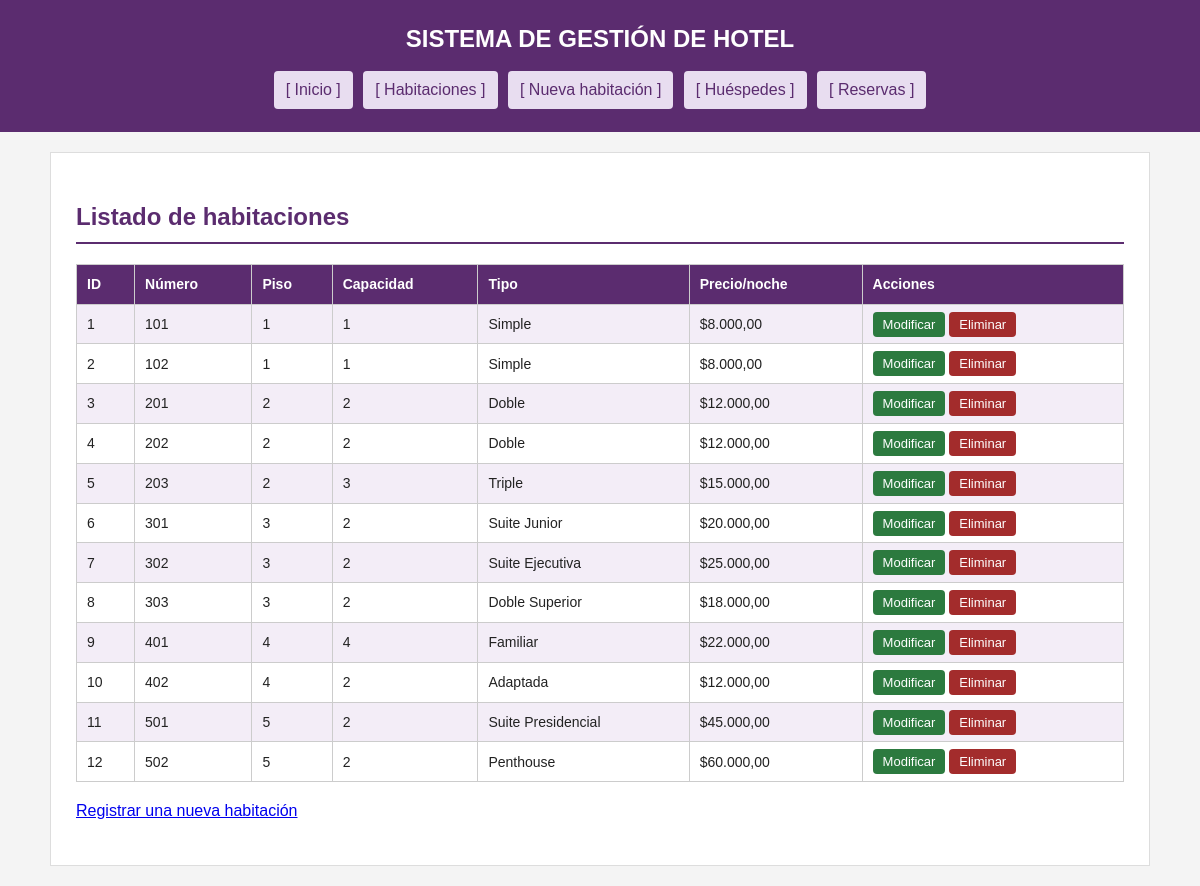
Screenshot of /aplicacion/habitacion/listar.php with the database file from the repository.
### tables this page shows
CREATE TABLE `habitacion` (
  `id_habitacion` int(11) NOT NULL AUTO_INCREMENT,
  `numero` varchar(10) NOT NULL,
  `piso` int(11) NOT NULL,
  `capacidad` int(11) NOT NULL,
  `id_tipo` int(11) NOT NULL,
  `precio_noche` decimal(10,2) NOT NULL,
  PRIMARY KEY (`id_habitacion`),
  UNIQUE KEY `numero` (`numero`),
  KEY `fk_habitacion_tipo` (`id_tipo`),
  CONSTRAINT `fk_habitacion_tipo` FOREIGN KEY (`id_tipo`) REFERENCES `tipo_habitacion` (`id_tipo`)
);

CREATE TABLE `tipo_habitacion` (
  `id_tipo` int(11) NOT NULL AUTO_INCREMENT,
  `nombre` varchar(80) NOT NULL,
  `descripcion` text DEFAULT NULL,
  PRIMARY KEY (`id_tipo`)
);

### aplicacion/habitacion/listar.php (the view, shortened to what this page needs)
<?php
require_once "../conexion.php";
$sql = "SELECT
            h.id_habitacion,
            h.numero,
            h.piso,
            h.capacidad,
            h.precio_noche,
            th.nombre AS tipo
        FROM habitacion h
        INNER JOIN tipo_habitacion th ON h.id_tipo = th.id_tipo
        ORDER BY h.numero";
$stmt = $pdo->query($sql);
$habitaciones = $stmt->fetchAll();
?>
<!DOCTYPE html>
<html lang="es">
<head>
    <link rel="stylesheet" href="../css/estilos.css">
</head>
<body>
<header>
    <h1>SISTEMA DE GESTIÓN DE HOTEL</h1>
    <nav>
        <a href="../index.php">[ Inicio ]</a>
        <a href="listar.php">[ Habitaciones ]</a>
        <a href="alta.php">[ Nueva habitación ]</a>
        <a href="../huesped/listar.php">[ Huéspedes ]</a>
        <a href="../reserva/listar.php">[ Reservas ]</a>
    </nav>
</header>
<main>
    <h2>Listado de habitaciones</h2>
    <table>
        <tr>
            <th>ID</th>
            <th>Número</th>
            <th>Piso</th>
            <th>Capacidad</th>
            <th>Tipo</th>
            <th>Precio/noche</th>
            <th>Acciones</th>
        </tr>
        <?php foreach ($habitaciones as $habitacion) { ?>
        <tr>
            <td><?= $habitacion['id_habitacion'] ?></td>
            <td><?= htmlspecialchars($habitacion['numero']) ?></td>
            <td><?= $habitacion['piso'] ?></td>
            <td><?= $habitacion['capacidad'] ?></td>
            <td><?= htmlspecialchars($habitacion['tipo']) ?></td>
            <td>$<?= number_format((float)$habitacion['precio_noche'], 2, ',', '.') ?></td>
            <td>
                <a class="btn-editar" href="editar.php?id=<?= $habitacion['id_habitacion'] ?>">Modificar</a>
                <a class="btn-eliminar" href="eliminar.php?id=<?= $habitacion['id_habitacion'] ?>">Eliminar</a>
            </td>
        </tr>
        <?php } ?>
    </table>
    <p><a href="alta.php">Registrar una nueva habitación</a></p>
</main>
</body>
</html>

### aplicacion/css/estilos.css (style rules this page uses)
* { box-sizing: border-box; }
body { font-family: Arial, Helvetica, sans-serif; margin: 0; background-color: #f4f4f4; color: #222; line-height: 1.6; }
header { background-color: #5b2c6f; color: #fff; padding: 20px; text-align: center; }
nav { margin-top: 10px; text-align: center; }
nav a { color: #5b2c6f; background-color: #e8ddf0; padding: 6px 12px; margin: 3px; display: inline-block; text-decoration: none; border-radius: 4px; }
main { max-width: 1100px; margin: 20px auto; background-color: #fff; padding: 25px; border: 1px solid #ddd; }
h1 { margin: 0; font-size: 24px; }
h2 { color: #5b2c6f; border-bottom: 2px solid #5b2c6f; padding-bottom: 6px; }
table { width: 100%; border-collapse: collapse; margin: 15px 0; }
th, td { border: 1px solid #ccc; padding: 8px 10px; text-align: left; font-size: 14px; }
th { background-color: #5b2c6f; color: #fff; }
tr:nth-child(even) { background-color: #f3edf7; }
.btn-eliminar { background-color: #a32c2c; padding: 5px 10px; color: #fff; text-decoration: none; border-radius: 4px; font-size: 13px; }
.btn-editar { background-color: #2c7a3f; padding: 5px 10px; color: #fff; text-decoration: none; border-radius: 4px; font-size: 13px; }

### rows the page displays
habitacion: id_habitacion "1", numero "101", piso "1", capacidad "1", id_tipo.nombre "Simple", precio_noche "8.000,00"
habitacion: id_habitacion "2", numero "102", piso "1", capacidad "1", id_tipo.nombre "Simple", precio_noche "8.000,00"
habitacion: id_habitacion "3", numero "201", piso "2", capacidad "2", id_tipo.nombre "Doble", precio_noche "12.000,00"
habitacion: id_habitacion "4", numero "202", piso "2", capacidad "2", id_tipo.nombre "Doble", precio_noche "12.000,00"
habitacion: id_habitacion "5", numero "203", piso "2", capacidad "3", id_tipo.nombre "Triple", precio_noche "15.000,00"
habitacion: id_habitacion "6", numero "301", piso "3", capacidad "2", id_tipo.nombre "Suite Junior", precio_noche "20.000,00"
habitacion: id_habitacion "7", numero "302", piso "3", capacidad "2", id_tipo.nombre "Suite Ejecutiva", precio_noche "25.000,00"
habitacion: id_habitacion "8", numero "303", piso "3", capacidad "2", id_tipo.nombre "Doble Superior", precio_noche "18.000,00"
habitacion: id_habitacion "9", numero "401", piso "4", capacidad "4", id_tipo.nombre "Familiar", precio_noche "22.000,00"
habitacion: id_habitacion "10", numero "402", piso "4", capacidad "2", id_tipo.nombre "Adaptada", precio_noche "12.000,00"
habitacion: id_habitacion "11", numero "501", piso "5", capacidad "2", id_tipo.nombre "Suite Presidencial", precio_noche "45.000,00"
habitacion: id_habitacion "12", numero "502", piso "5", capacidad "2", id_tipo.nombre "Penthouse", precio_noche "60.000,00"
